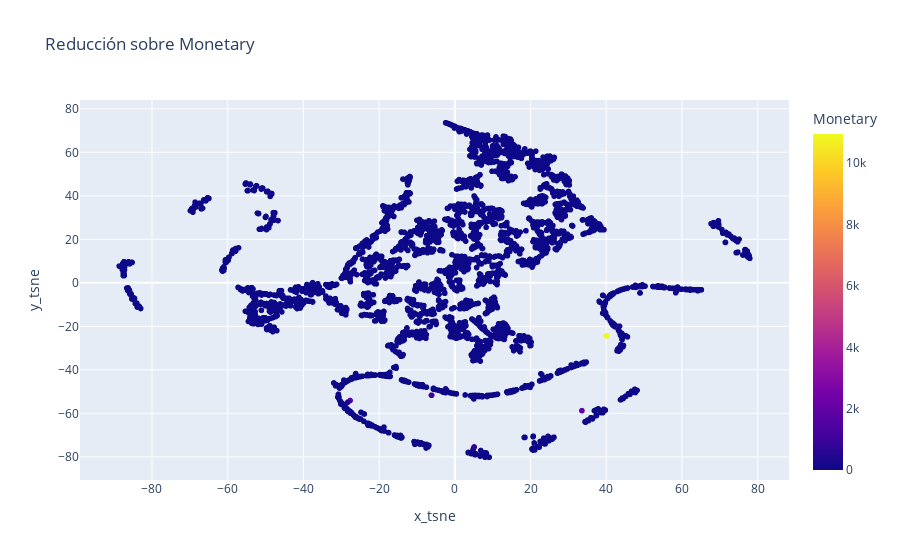

Here is the notebook cell this chart was saved with:
### Code cell
# Presencia de outliers entorpecen la visualización
px.scatter(new_df, x="x_tsne", y="y_tsne", color="Monetary", title="Reducción sobre Monetary")

### Figure 1 — Plotly figure (JSON) as saved in the notebook; plotly's stock layout.template omitted (floating-point values rounded to 4 significant figures; data arrays with more than 128 entries replaced by an {"elided": "..."} marker saying what was removed)
{"data": [{"hovertemplate": "x_tsne=%{x}<br>y_tsne=%{y}<br>Monetary=%{marker.color}<extra></extra>", "legendgroup": "", "marker": {"color": {"elided": "4314 float values"}, "coloraxis": "coloraxis", "symbol": "circle"}, "mode": "markers", "name": "", "showlegend": false, "type": "scattergl", "x": {"elided": "4314 float values"}, "xaxis": "x", "y": {"elided": "4314 float values"}, "yaxis": "y"}], "layout": {"coloraxis": {"colorbar": {"title": {"text": "Monetary"}}, "colorscale": [[0, "#0d0887"], [0.1111, "#46039f"], [0.2222, "#7201a8"], [0.3333, "#9c179e"], [0.4444, "#bd3786"], [0.5556, "#d8576b"], [0.6667, "#ed7953"], [0.7778, "#fb9f3a"], [0.8889, "#fdca26"], [1, "#f0f921"]]}, "legend": {"tracegroupgap": 0}, "title": {"text": "Reducción sobre Monetary"}, "xaxis": {"anchor": "y", "domain": [0, 1], "title": {"text": "x_tsne"}}, "yaxis": {"anchor": "x", "domain": [0, 1], "title": {"text": "y_tsne"}}}}
